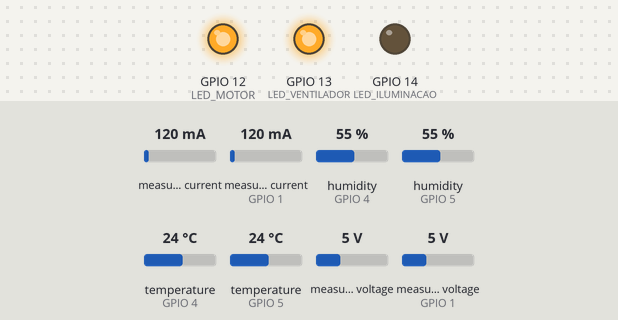
A sketch run on a simulated ESP32-S3. Parts: output pins drawn as LEDs (lit = HIGH). The test bench sets the inputs (shaded band); at power-on: humidity (sensors on GPIO 4, GPIO 5) 55 %, measured voltage (sensor on GPIO 1) 5 V, measured current 120 mA, measured current (sensor on GPIO 1) 120 mA, temperature (sensors on GPIO 4, GPIO 5) 24 °C, measured voltage 5 V. WiFi joins after 1.5 s; servers stay silent unless stated; no MQTT or app messages arrive unless stated; what the sketch prints to the serial monitor is not drawn.

Above: at 3.7 s.
3.8 s: humidity (sensor on GPIO 4) set to 61 %
5.6 s: humidity (sensor on GPIO 4) set to 64 %
7.1 s: measured voltage (sensor on GPIO 1) set to 4.3 V
8.6 s: measured voltage (sensor on GPIO 1) set to 3.7 V
At 9.5 s:
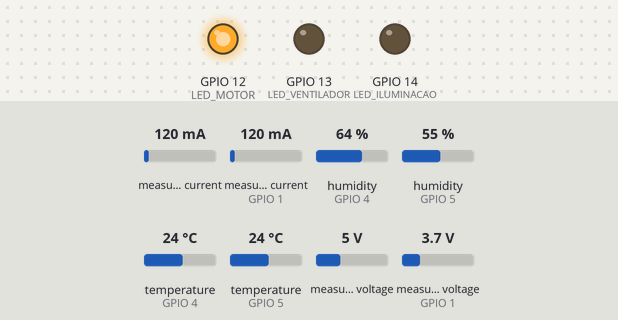
10.2 s: measured voltage (sensor on GPIO 1) set to 7.5 V
At 11.2 s:
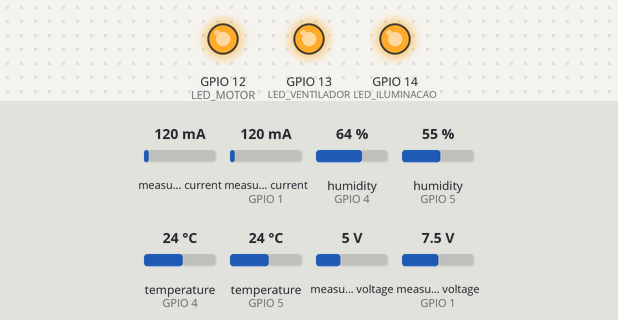
11.8 s: humidity (sensor on GPIO 4) set to 70 %
13.7 s: humidity (sensor on GPIO 4) set to 73 %
Timing chart, 0 to 16.2 s (numbered marks = the images above; inputs shaded):
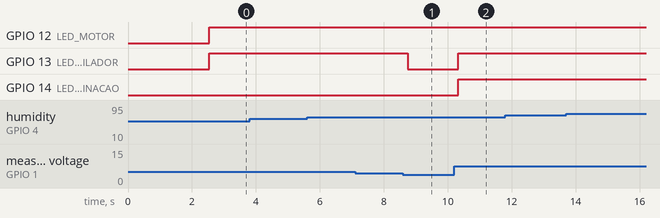

Measured:
- the behaviour switches between 4 and 3.9 V on measured voltage (sensor on GPIO 1) (found by bisection; images 0 and 1)
- after the input at 3.8 s, every drawn part: stays the same
- after the input at 5.6 s, every drawn part: stays the same
- after the input at 7.1 s, every drawn part: stays the same
- after the input at 8.6 s, GPIO 13 (LED_VENTILADOR): HIGH → LOW after 0.15 s
- after the input at 10.2 s, GPIO 13 (LED_VENTILADOR), GPIO 14 (LED_ILUMINACAO): LOW → HIGH after 0.14 s
- after the input at 11.8 s, every drawn part: stays the same
- after the input at 13.7 s, every drawn part: stays the same

The sketch:

agrisolar_firmware.ino
```cpp
//PGAD - PROGRAMA DE PÓS-GRADUAÇÃO EM AGRONEGÓCIOS E DESENVOLVIMENTO
//PROJETO - DISCIPLINA INOVAÇÃO, INTELIGÊNCIA ARTIFICIAL E CULTURA ORGANIZACIONAL
//ALUNO: MARCOS VINICIUS ALVES DE OLIVEIRA

#include <Wire.h>
#include <Adafruit_INA219.h>
#include <DHTesp.h>
#include <WiFi.h>
#include <PubSubClient.h>

// --- CONFIGURAÇÕES DE REDE (Wi-Fi e MQTT) ---
const char* ssid = "Markin 5G Celular";
const char* password = "teste123"; // Coloque a senha do seu wifi
const char* mqtt_server = "broker.hivemq.com"; // Broker público de testes

WiFiClient espClient;
PubSubClient client(espClient);

// --- DEFINIÇÃO DOS SENSORES INA219 ---
Adafruit_INA219 ina219_solar(0x40);
Adafruit_INA219 ina219_load(0x41);

// --- DEFINIÇÃO DOS DOIS SENSORES DHT22 ---
#define DHTPIN_DHT22_1 4
#define DHTPIN_DHT22_2 5

DHTesp dht22_1;
DHTesp dht22_2;

// --- PINOS DOS LEDS (SIMULANDO CARGAS) ---
const int LED_MOTOR      = 12; // Alta Prioridade
const int LED_VENTILADOR = 13; // Média Prioridade
const int LED_ILUMINACAO = 14; // Baixa Prioridade

// Variáveis de Controle e Temporização
unsigned long ultimaPublicacaoMQTT = 0;
const long intervaloMQTT = 4000; // Publica no MQTT estritamente a cada 4 segundos

unsigned long ultimaTentativaReconexao = 0;
const long intervaloReconexao = 5000; // Tentativa de reconexão não-bloqueante

float previousHumidityDHT22_1 = 0.0;
int contadorChuvaLatch = 0;

void setup() {
  Serial.begin(115200);
  delay(1000);

  pinMode(LED_MOTOR, OUTPUT);
  pinMode(LED_VENTILADOR, OUTPUT);
  pinMode(LED_ILUMINACAO, OUTPUT);

  Wire.begin(8, 9);

  if (!ina219_solar.begin()) {
    Serial.println("[ERRO] Falha ao encontrar o INA219 Solar (0x40)!");
  }
  if (!ina219_load.begin()) {
    Serial.println("[ERRO] Falha ao encontrar o INA219 Cargas (0x41)!");
  }

  dht22_1.setup(DHTPIN_DHT22_1, DHTesp::DHT22);
  dht22_2.setup(DHTPIN_DHT22_2, DHTesp::DHT22);

  setup_wifi();

  if (WiFi.status() == WL_CONNECTED) {
    client.setServer(mqtt_server, 1883);
  }
}

void setup_wifi() {
  delay(10);
  Serial.print("\nConectando ao Wi-Fi: ");
  Serial.println(ssid);

  WiFi.begin(ssid, password);
  unsigned long startAttemptTime = millis();

  while (WiFi.status() != WL_CONNECTED && millis() - startAttemptTime < 8000) {
    delay(500);
    Serial.print(".");
  }

  if (WiFi.status() == WL_CONNECTED) {
    Serial.println("\nWi-Fi conectado com sucesso!");
  } else {
    Serial.println("\n[AVISO] Wi-Fi não encontrado. Iniciando em Modo Offline (Edge AI ativa).");
  }
}

void reconnect_nao_bloqueante() {
  if (WiFi.status() == WL_CONNECTED) {
    Serial.print("Tentando conexão MQTT...");
    if (client.connect("ESP32S3_AgriSolar_Marcos")) {
      Serial.println("Conectado ao Broker MQTT!");
    } else {
      Serial.print("Falha, rc=");
      Serial.print(client.state());
      Serial.println(" (Tentará novamente em breve sem congelar a placa)");
    }
  }
}

void loop() {
  // 1. Gerenciamento MQTT não-bloqueante
  if (WiFi.status() == WL_CONNECTED) {
    if (!client.connected()) {
      unsigned long agoraRecon = millis();
      if (agoraRecon - ultimaTentativaReconexao >= intervaloReconexao) {
        ultimaTentativaReconexao = agoraRecon;
        reconnect_nao_bloqueante();
      }
    } else {
      client.loop();
    }
  }

  // --- 2. LEITURA CONTÍNUA E ATUAÇÃO INSTANTÂNEA (EDGE AI) ---
  float solar_busvoltage = ina219_solar.getBusVoltage_V();
  float solar_current_mA = ina219_solar.getCurrent_mA();
  float solar_power_mW = ina219_solar.getPower_mW();
  float solar_current_A = solar_current_mA / 1000.0;
  float solar_power_W = solar_power_mW / 1000.0;

  float load_busvoltage = ina219_load.getBusVoltage_V();
  float load_current_mA = ina219_load.getCurrent_mA();
  float load_power_mW = ina219_load.getPower_mW();
  float load_current_A = load_current_mA / 1000.0;
  float load_power_W = load_power_mW / 1000.0;

  float temp22_1 = dht22_1.getTemperature();
  float hum22_1 = dht22_1.getHumidity();
  float temp22_2 = dht22_2.getTemperature();
  float hum22_2 = dht22_2.getHumidity();

  String statusAlerta = "SISTEMA ESTÁVEL";
  bool riscoChuva = false;
  bool falhaPainel = false;
  bool sombreamentoSevero = false;
  bool consumoExcessivo = false;

  if (!isnan(hum22_1) && previousHumidityDHT22_1 != 0.0) {
    float deltaUmidade = hum22_1 - previousHumidityDHT22_1;
    if (deltaUmidade > 7.0) {
      contadorChuvaLatch = 12;
    }
  }
  previousHumidityDHT22_1 = hum22_1;

  if (contadorChuvaLatch > 0) {
    riscoChuva = true;
    contadorChuvaLatch--;
  } else {
    riscoChuva = false;
  }

  if (solar_busvoltage < 1.0 && load_current_A > 0.1) {
    falhaPainel = true;
  } else if (solar_power_W < 0.2 && load_power_W > 0.5) {
    sombreamentoSevero = true;
  }

  if (load_busvoltage < 6.8) {
    consumoExcessivo = true;
  }

  // Atuação imediata nas cargas (LEDs acendem/apagam sem atrasos)
  if (solar_busvoltage < 1.0) {
    statusAlerta = "EMERGÊNCIA: PAINEL DANIFICADO / DESCONECTADO";
  }
  else if (load_busvoltage < 1.0) {
    statusAlerta = "EMERGÊNCIA: BATERIAS DANIFICADAS / SUBSTITUIR";
    digitalWrite(LED_MOTOR, LOW);
    digitalWrite(LED_VENTILADOR, LOW);
    digitalWrite(LED_ILUMINACAO, LOW);
  }
  else if (load_busvoltage < 4.0) {
    statusAlerta = "EMERGÊNCIA: PROTEÇÃO PROFUNDA DE BATERIA";
    digitalWrite(LED_MOTOR, HIGH);
    digitalWrite(LED_VENTILADOR, LOW);
    digitalWrite(LED_ILUMINACAO, LOW);
  }
  else if (riscoChuva) {
    statusAlerta = "ALERTA: PREVISÃO DE CHUVA - ECONOMIA PREVENTIVA";
    digitalWrite(LED_MOTOR, HIGH);
    digitalWrite(LED_VENTILADOR, LOW);
    digitalWrite(LED_ILUMINACAO, HIGH);
  }
  else if (consumoExcessivo || (sombreamentoSevero && load_busvoltage < 7.99)) {
    statusAlerta = "ALERTA: DÉFICIT ENERGÉTICO / BATERIA BAIXA";
    digitalWrite(LED_MOTOR, HIGH);
    digitalWrite(LED_VENTILADOR, HIGH);
    digitalWrite(LED_ILUMINACAO, LOW);
  }
  else {
    statusAlerta = "NORMAL: OPERAÇÃO PLENA";
    digitalWrite(LED_MOTOR, HIGH);
    digitalWrite(LED_VENTILADOR, HIGH);
    digitalWrite(LED_ILUMINACAO, HIGH);
  }

  // --- 3. PUBLICAÇÃO MQTT E SERIAL A CADA 4 SEGUNDOS ---
  unsigned long agora = millis();
  if (agora - ultimaPublicacaoMQTT >= intervaloMQTT) {
    ultimaPublicacaoMQTT = agora;

    // Impressão no Monitor Serial
    Serial.println("\n==================================================");
    Serial.println("       ESTAÇÃO DE ENERGIA AGRI-SOLAR (IA EMBARCADA)       ");
    Serial.println("==================================================");
    Serial.print(" [PAINEL] Tensão: "); Serial.print(solar_busvoltage); Serial.print("V | Corrente: "); Serial.print(solar_current_mA); Serial.print("mA | Potência: "); Serial.print(solar_power_W); Serial.println("W");
    Serial.print(" [BATERIA/CARGAS] Tensão: "); Serial.print(load_busvoltage); Serial.print("V | Consumo: "); Serial.print(load_current_mA); Serial.print("mA | Potência: "); Serial.print(load_power_W); Serial.println("W");
    Serial.print(" [METEORO DHT22 - 1] Temp: "); Serial.print(temp22_1); Serial.print("°C | Umidade: "); Serial.print(hum22_1); Serial.println("%");
    Serial.print(" [METEORO DHT22 - 2] Temp: "); Serial.print(temp22_2); Serial.print("°C | Umidade: "); Serial.print(hum22_2); Serial.println("%");
    Serial.println("--------------------------------------------------");
    Serial.print(" [DIAGNÓSTICO IA] Status: "); Serial.println(statusAlerta);
    Serial.println("==================================================");

    // Publicação MQTT para atualizar o painel web
    if (WiFi.status() == WL_CONNECTED && client.connected()) {
      String payload = "{";
      payload += "\"solar_v\":" + String(solar_busvoltage) + ",";
      payload += "\"solar_w\":" + String(solar_power_W) + ",";
      payload += "\"bateria_v\":" + String(load_busvoltage) + ",";
      payload += "\"carga_w\":" + String(load_power_W) + ",";
      payload += "\"temp_dht22_1\":" + String(temp22_1) + ",";
      payload += "\"hum_dht22_1\":" + String(hum22_1) + ",";
      payload += "\"temp_dht22_2\":" + String(temp22_2) + ",";
      payload += "\"hum_dht22_2\":" + String(hum22_2) + ",";
      payload += "\"risco_chuva\":" + String(riscoChuva ? "true" : "false") + ",";
      payload += "\"falha_painel\":" + String(falhaPainel ? "true" : "false") + ",";
      payload += "\"status\":\"" + statusAlerta + "\"";
      payload += "}";

      client.publish("agrisolar/telemetria", payload.c_str());
    }
  }

  // Pequena pausa para estabilidade do ciclo sem sobrecarregar o ESP32
  delay(100);
}
```
